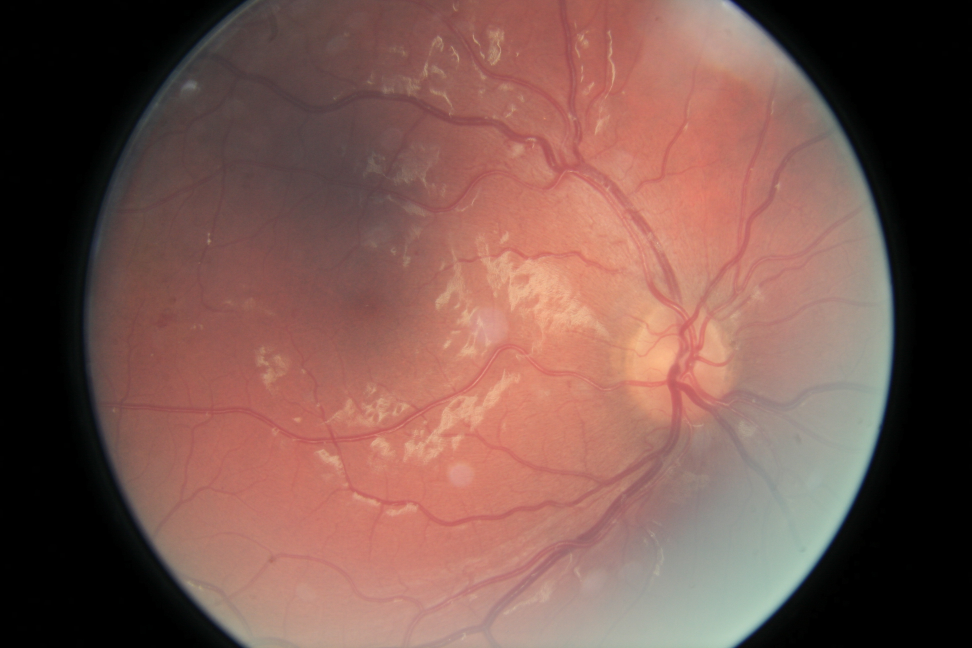
#> input picture 306_left.jpeg, 3888 x 2592 px (shown at 1/4 size)
$ python -i client.py   (imports and definitions only)
#> lines starting #> are read from the running program, lines starting #| are printed output that depends on the picture; after the words box and inside, x2 and y2 are one past the last pixel; in counts of white or black regions, pixels touching at a corner belong together
import numpy as np
import time
import sys
from tritonclient.utils import *
import tritonclient.http as httpclient
import argparse
from PIL import Image, ImageFilter
from PIL import ImageDraw, ImageChops
import json

def load_image(fname: str, crop_size=512):
#> called with fname = '../../../../306_left.jpeg', crop_size = 512
    im = Image.open(fname).convert('RGB')
#> im is the input picture: PIL image 3888x2592 RGB; mean R, G, B 121.7, 86.8, 79
    bg = Image.new(im.mode, im.size, im.getpixel((0,0)))
#> bg: PIL image 3888x2592 RGB; every value is 0
    diff = ImageChops.difference(im, bg)
    diff = ImageChops.add(diff, diff, 2.0, -30)
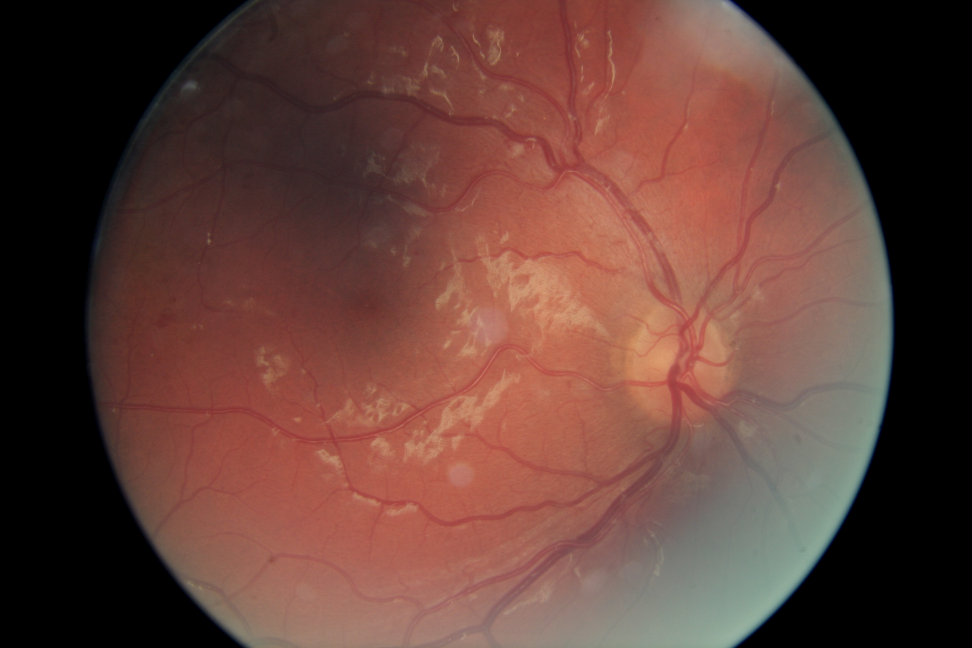
#> diff: PIL image 3888x2592 RGB (shown at 1/4 size); mean R, G, B 99.2, 64.2, 56.4
    bbox = diff.getbbox()
#> bbox = (266, 0, 3586, 2592)
    if bbox:
        im = im.crop(bbox)
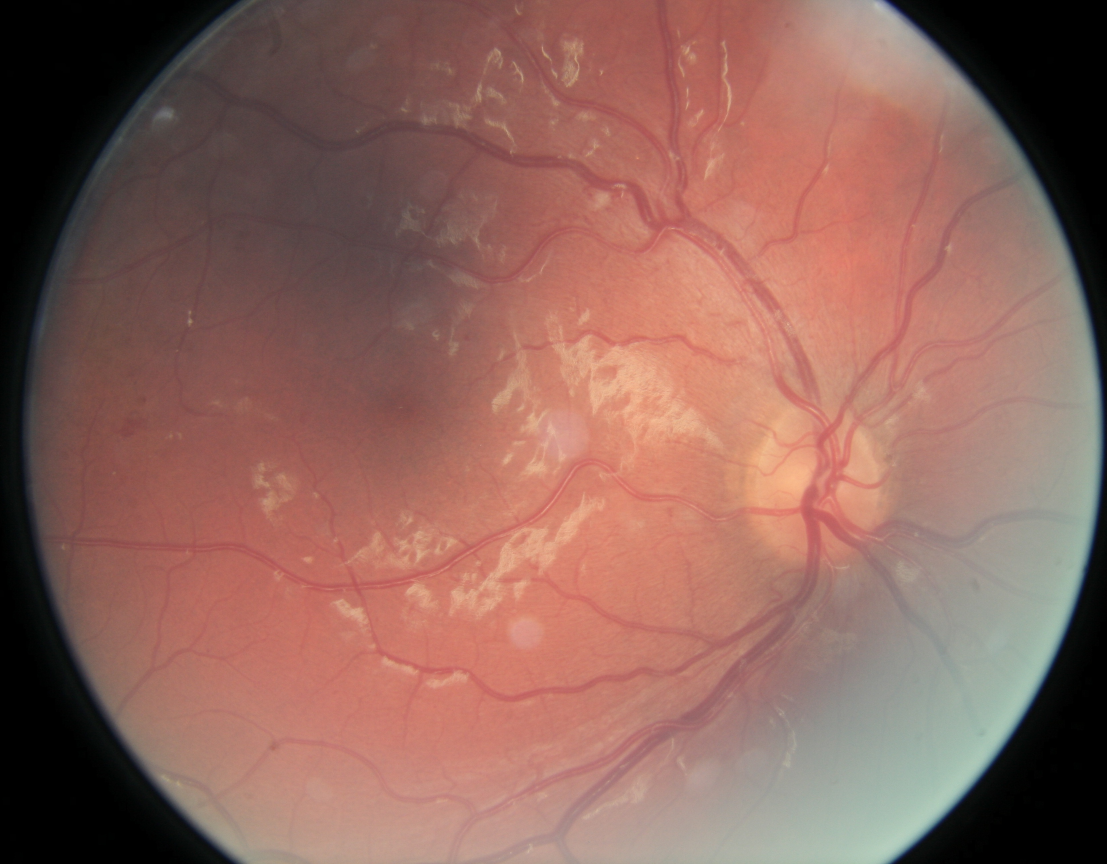
#> im: PIL image 3320x2592 RGB (shown at 1/3 size); mean R, G, B 142.5, 101.6, 92.5
    height,width = im.size
#> height = 3320; width = 2592
    lum_img = Image.new('L', [height,width] , 0)
#> lum_img: PIL image 3320x2592 L; every value is 0
    draw = ImageDraw.Draw(lum_img)
    draw.pieslice([(0,0), (height,width)], 0, 360, fill = 255, outline = "white")
    img_arr =np.array(im)
    lum_img_arr =np.array(lum_img)
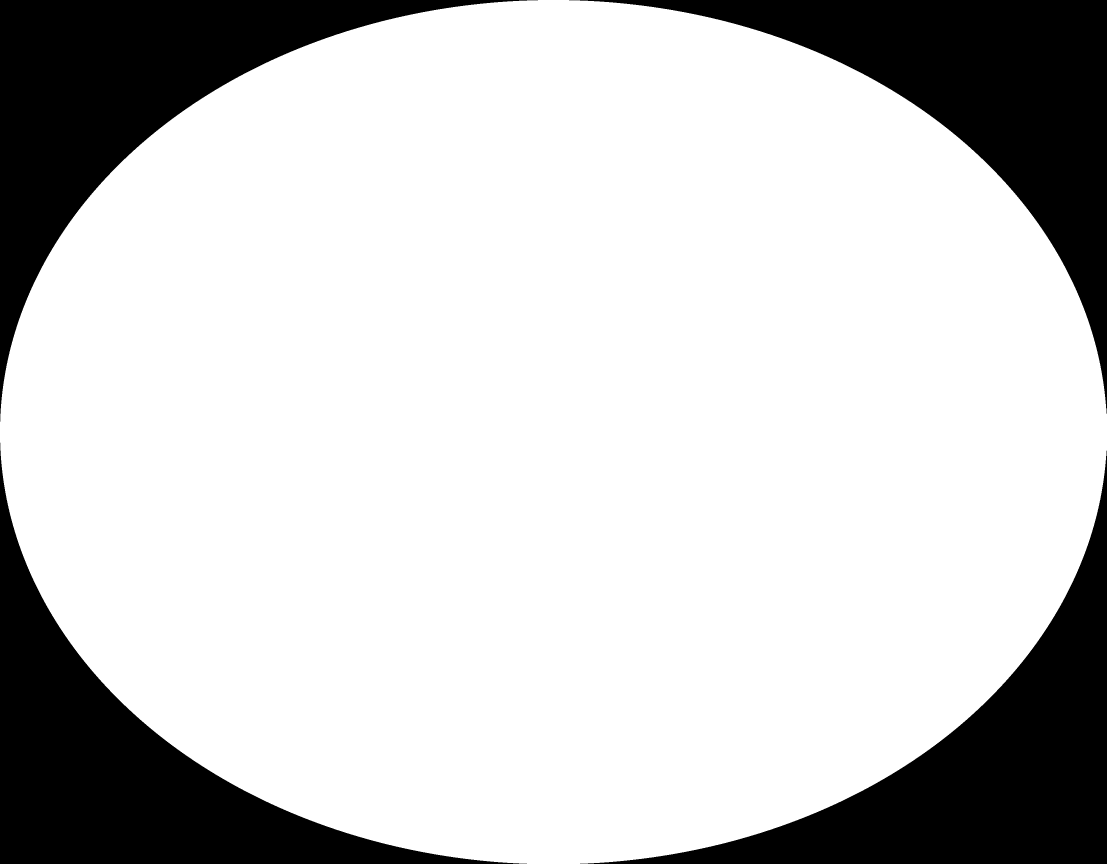
#> lum_img_arr: shape (2592, 3320) (shown at 1/3 size); 78.6% white; 4 black regions, box (x1, y1, x2, y2) and area: (0, 0, 1614, 1265) 462113, (1707, 0, 3320, 1241) 460848, (0, 1328, 1581, 2592) 460499, (1740, 1352, 3320, 2592) 459235

    final_img_arr = np.dstack((img_arr,lum_img_arr))
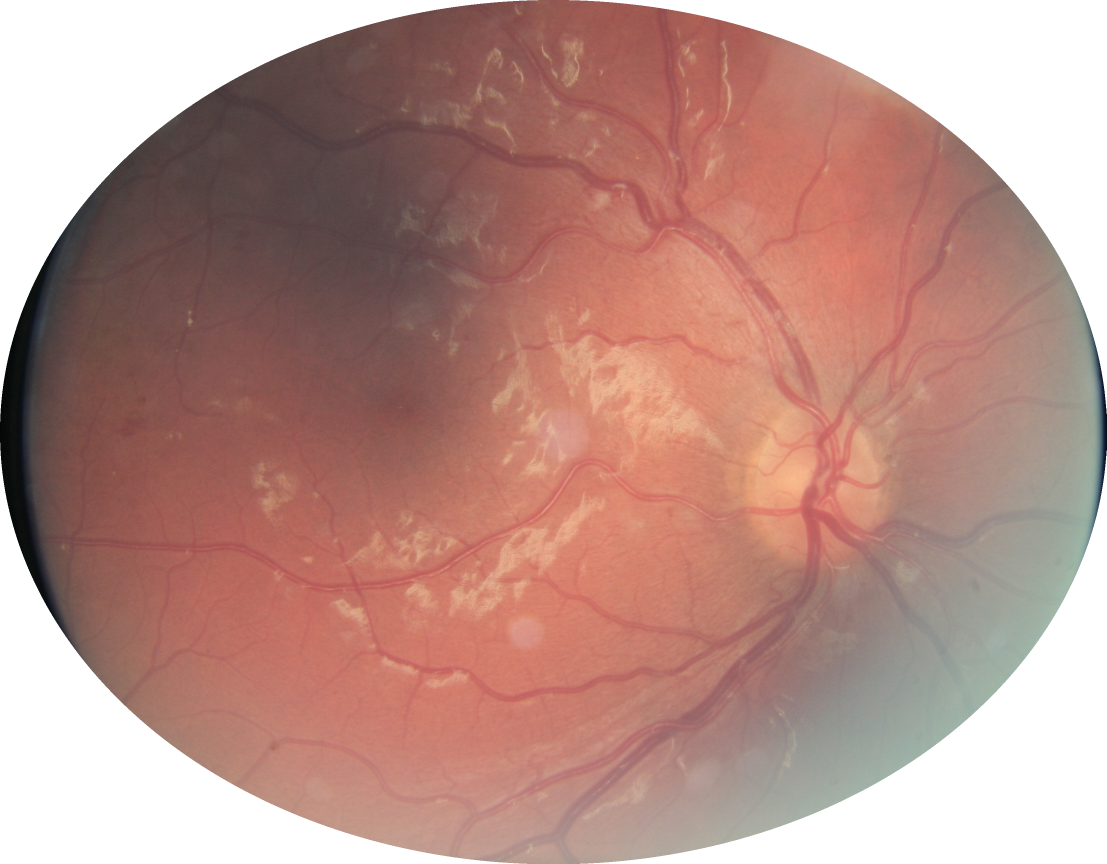
#> final_img_arr: shape (2592, 3320, 4) (shown at 1/3 size); mean R, G, B, A 142.5, 101.6, 92.5, 200.4; transparent parts drawn white
    im = (Image.fromarray(final_img_arr)).resize([crop_size, crop_size], Image.Resampling.LANCZOS).convert('RGB')
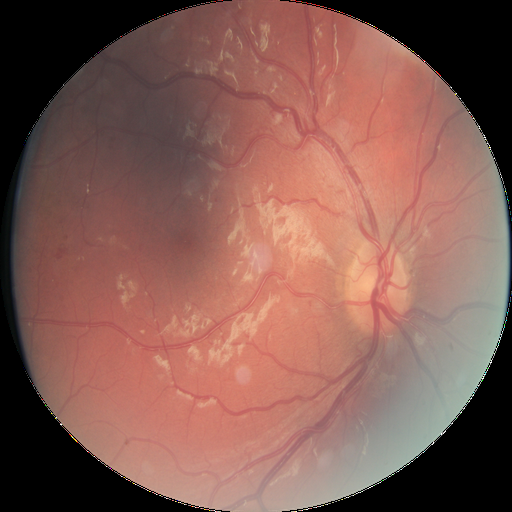
#> im: PIL image 512x512 RGB; mean R, G, B 131.9, 91.4, 82.9

    return np.asarray(im)


# [71 lines not run here, left out]

>>> result = load_image('../../../../306_left.jpeg')
